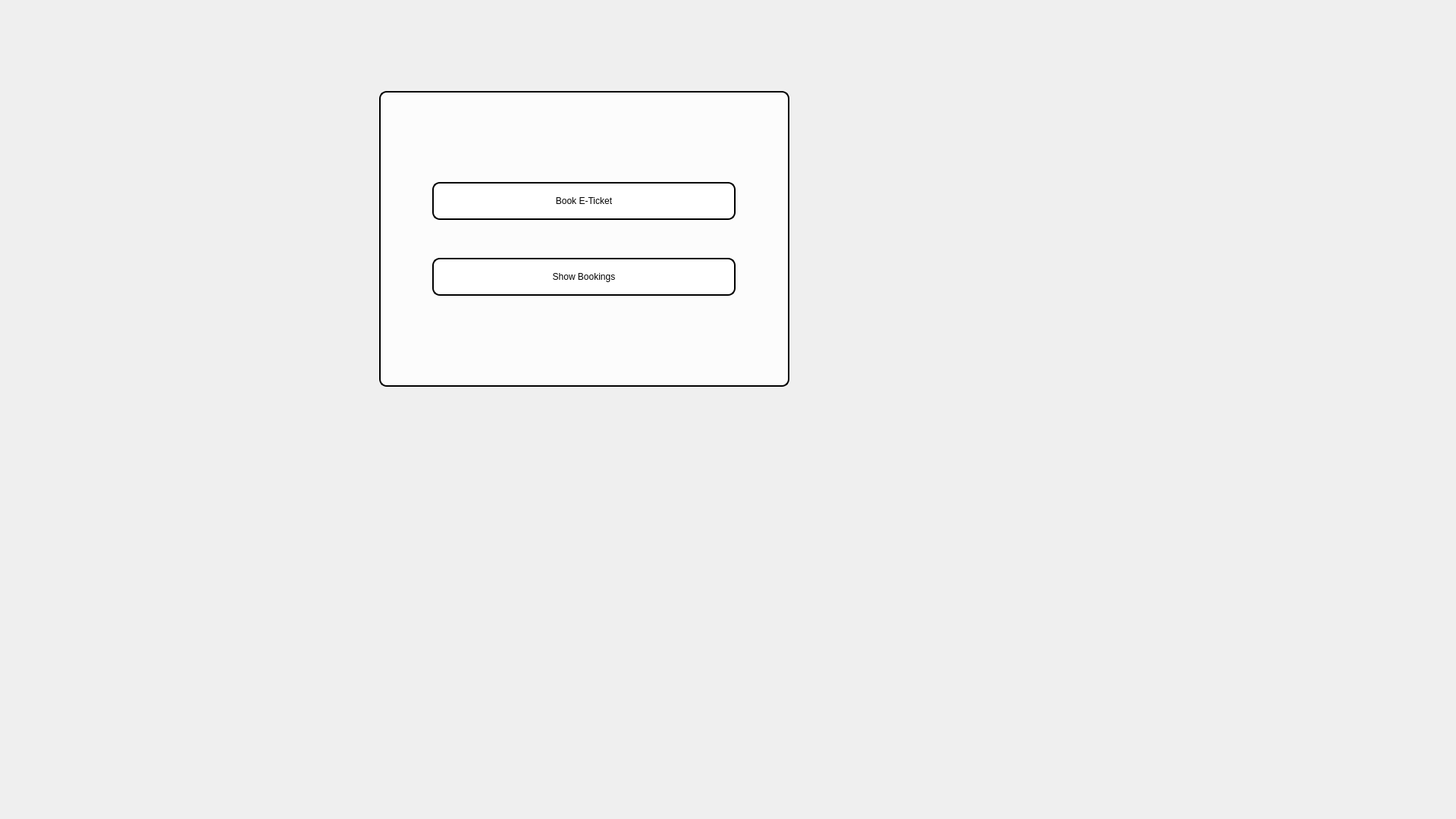
<?xml version="1.0" encoding="UTF-8"?>
<ui version="4.0">
 <class>Ticket</class>
 <widget class="QDialog" name="Ticket">
  <property name="geometry">
   <rect>
    <x>0</x>
    <y>0</y>
    <width>1920</width>
    <height>1080</height>
   </rect>
  </property>
  <property name="windowTitle">
   <string>Dialog</string>
  </property>
  <property name="styleSheet">
   <string notr="true">QPushButton{
border-style: outset;
border-width: 2px;
border-radius: 10px;
border-color: rgb(0, 0, 0);
background-color: rgb(255, 255, 255);
color:black;
}
#frame{
border-style: outset;
border-width: 2px;
border-radius: 10px;
border-color: rgb(0, 0, 0);
background-color: rgba(255, 255, 255,0.8);
}
*{
font: 700 14pt &quot;Nexa Bold&quot;;
}
#Ticket{
border-image: url(:/images/ticket.jpg);
}
QPushButton:hover{
border-style: outset;
border-width: 2px;
border-radius: 10px;
border-color: rgb(0, 0, 0);
background-color: rgb(0,0,0);
color:white;
}</string>
  </property>
  <widget class="QFrame" name="frame">
   <property name="geometry">
    <rect>
     <x>500</x>
     <y>120</y>
     <width>541</width>
     <height>390</height>
    </rect>
   </property>
   <property name="frameShape">
    <enum>QFrame::StyledPanel</enum>
   </property>
   <property name="frameShadow">
    <enum>QFrame::Raised</enum>
   </property>
   <widget class="QPushButton" name="pushButton">
    <property name="geometry">
     <rect>
      <x>70</x>
      <y>120</y>
      <width>400</width>
      <height>50</height>
     </rect>
    </property>
    <property name="text">
     <string>Book E-Ticket</string>
    </property>
   </widget>
   <widget class="QPushButton" name="pushButton_2">
    <property name="geometry">
     <rect>
      <x>70</x>
      <y>220</y>
      <width>400</width>
      <height>50</height>
     </rect>
    </property>
    <property name="text">
     <string>Show Bookings</string>
    </property>
   </widget>
  </widget>
 </widget>
 <resources/>
 <connections/>
</ui>
